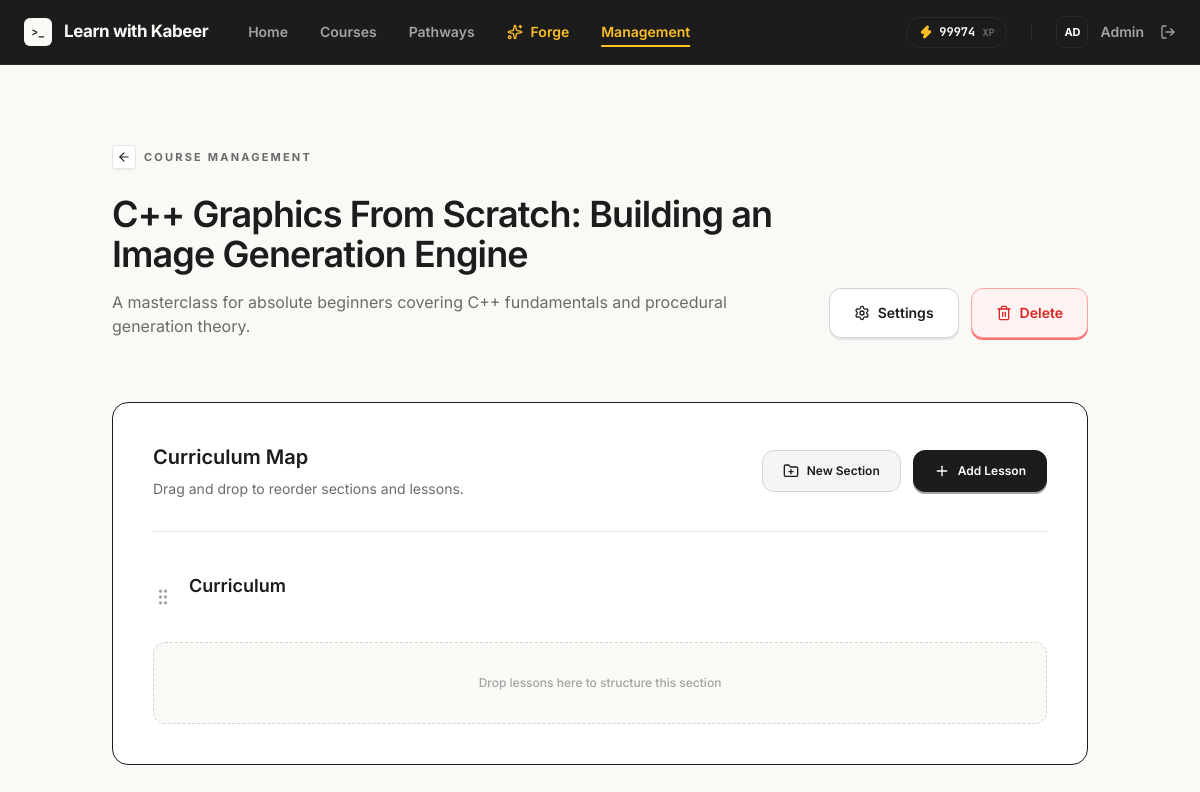
Page /admin/courses/1/manage (signed in) on the committed database.
### tables this page shows
CREATE TABLE users (
            id INTEGER PRIMARY KEY AUTOINCREMENT,
            name TEXT NOT NULL,
            email TEXT NOT NULL UNIQUE,
            password_hash TEXT NOT NULL,
            is_admin INTEGER NOT NULL DEFAULT 0,
            created_at TEXT NOT NULL DEFAULT CURRENT_TIMESTAMP,
            total_xp INTEGER NOT NULL DEFAULT 0
        , is_pro INTEGER NOT NULL DEFAULT 0);

CREATE TABLE courses (
            id INTEGER PRIMARY KEY AUTOINCREMENT,
            slug TEXT NOT NULL UNIQUE,
            title TEXT NOT NULL,
            subtitle TEXT NOT NULL,
            level TEXT NOT NULL,
            status TEXT NOT NULL DEFAULT 'active'
        , user_id INTEGER REFERENCES users(id) ON DELETE CASCADE);

CREATE TABLE sections (
            id INTEGER PRIMARY KEY AUTOINCREMENT,
            course_id INTEGER NOT NULL,
            title TEXT NOT NULL,
            description TEXT,
            number INTEGER NOT NULL,
            background TEXT,
            FOREIGN KEY (course_id) REFERENCES courses (id) ON DELETE CASCADE,
            UNIQUE (course_id, number)
        );

### app.py (the view)
@app.route("/admin/courses/<int:course_id>/manage")
@login_required
@admin_required
def admin_course_manage(course_id):
    course = database.get_course_by_id(course_id)
    if not course:
        abort(404)
    overview = database.get_course_overview(g.user, course["slug"])
    return render_template("admin/course_manage.html", **overview)

### app.py (called while the page is built)
def login_required(view):
    @wraps(view)
    def wrapped_view(**kwargs):
        if g.user is None:
            flash("Sign in to save your progress.", "info")
            return redirect(url_for("login", next=request.path))
        return view(**kwargs)
    return wrapped_view

def admin_required(view):
    @wraps(view)
    def wrapped_view(**kwargs):
        if g.user is None or not g.user["is_admin"]:
            abort(403)
        return view(**kwargs)
    return wrapped_view

@app.before_request
def load_logged_in_user():
    user_id = session.get("user_id")
    g.user = database.get_user_by_id(user_id) if user_id else None

@app.context_processor
def inject_template_helpers():
    return {
        "current_user": g.get("user"),
        "lesson_url": lesson_url,
    }

### database.py (called while the page is built)
def get_db():
    if "db" not in g:
        g.db = sqlite3.connect(current_app.config["DATABASE"])
        g.db.row_factory = sqlite3.Row
        g.db.execute("PRAGMA foreign_keys = ON")
    return g.db

def get_user_by_id(user_id):
    return get_db().execute("SELECT * FROM users WHERE id = ?", (user_id,)).fetchone()

def get_progress(user_id, course_id):
    return get_db().execute(
        "SELECT * FROM progress WHERE user_id = ? AND course_id = ?",
        (user_id, course_id),
    ).fetchone()

def get_course_by_id(course_id):
    return get_db().execute("SELECT * FROM courses WHERE id = ?", (course_id,)).fetchone()

### templates/admin/course_manage.html (shortened to what this page needs)
{% extends "base.html" %}
{% block content %}
<main class="flex-1 overflow-y-auto bg-[#FAF9F6] font-sans selection:bg-[#1C1C1C] selection:text-white pb-20">
    <div class="mx-auto max-w-5xl px-6 py-12 md:py-20">
        <header class="mb-16 flex flex-col items-start justify-between gap-8 md:flex-row md:items-end">
            <div class="max-w-2xl">
                <div class="mb-6">
                    <a href="{{ url_for('admin_dashboard') }}" class="group inline-flex items-center gap-2 text-[11px] font-bold uppercase tracking-[0.2em] text-[#6B6B6B] transition-colors hover:text-[#1C1C1C]">
                        <span class="flex h-6 w-6 items-center justify-center rounded border border-[#E5E5E5] bg-white text-[#1C1C1C] shadow-sm transition-transform group-hover:scale-110">
                            <i data-lucide="arrow-left" class="h-3.5 w-3.5"></i>
                        </span>
                        Course Management
                    </a>
                </div>
                <h1 class="text-3xl font-semibold tracking-tight text-[#1C1C1C] sm:text-4xl">
                    {{ course.title }}
                </h1>
                <p class="mt-4 text-base text-[#6B6B6B]">
                    {{ course.subtitle }}
                </p>
            </div>
            <div class="flex w-full flex-col sm:w-auto sm:flex-row items-center gap-3">
                <a href="{{ url_for('admin_course_edit', course_id=course.id) }}" class="flex w-full sm:w-auto items-center justify-center gap-2 rounded-xl border border-[#D4D4D8] bg-white px-6 py-3.5 text-sm font-semibold text-[#1C1C1C] shadow-[0_2px_0_0_#E5E5E5] transition-all hover:translate-y-[1px] hover:shadow-[0_1px_0_0_#E5E5E5] active:translate-y-[2px] active:shadow-none focus:outline-none">
                    <i data-lucide="settings" class="h-4 w-4"></i> Settings
                </a>
                <form action="{{ url_for('admin_course_delete', course_id=course.id) }}" method="post" class="w-full sm:w-auto" onsubmit="return confirm('Delete course &quot;{{ course.title }}&quot;?')">
                    <button type="submit" class="flex w-full items-center justify-center gap-2 rounded-xl border border-[#FCA5A5] bg-[#FEF2F2] px-6 py-3.5 text-sm font-semibold text-[#DC2626] shadow-[0_2px_0_0_#F87171] transition-all hover:translate-y-[1px] hover:shadow-[0_1px_0_0_#F87171] active:translate-y-[2px] active:shadow-none focus:outline-none">
                        <i data-lucide="trash-2" class="h-4 w-4"></i> Delete
                    </button>
                </form>
            </div>
        </header>
        <section class="rounded-2xl border border-[#1C1C1C] bg-white overflow-hidden">
            <div class="p-6 sm:p-10">
                <header class="mb-10 flex flex-col gap-6 sm:flex-row sm:items-center sm:justify-between border-b border-[#E5E5E5] pb-8">
                    <div>
                        <h2 class="text-xl font-semibold text-[#1C1C1C]">Curriculum Map</h2>
                        <p class="mt-2 text-sm text-[#6B6B6B]">Drag and drop to reorder sections and lessons.</p>
                    </div>
                    <div class="flex items-center gap-3">
                        <button onclick="quickAddSection({{ course.id }})" class="flex items-center gap-2 rounded-xl border border-[#D4D4D8] bg-[#F5F5F5] px-5 py-3 text-xs font-semibold text-[#1C1C1C] transition-all hover:bg-[#E5E5E5]">
                            <i data-lucide="folder-plus" class="w-4 h-4"></i> New Section
                        </button>
                        <a href="{{ url_for('admin_lesson_new', course_id=course.id) }}" class="flex items-center gap-2 rounded-xl border border-[#1C1C1C] bg-[#1C1C1C] px-5 py-3 text-xs font-semibold text-white shadow-[0_2px_0_0_#A3A3A3] transition-all hover:translate-y-[1px] hover:shadow-[0_1px_0_0_#A3A3A3] active:translate-y-[2px] active:shadow-none focus:outline-none">
                            <i data-lucide="plus" class="w-4 h-4"></i> Add Lesson
                        </a>
                    </div>
                </header>
                <div class="sections-container space-y-12" data-course-id="{{ course.id }}">
                    {% for section in sections %}
                        <div class="section-group" data-section-id="{{ section.id if section.id else 'null' }}">
                            <div class="mb-5 flex flex-col sm:flex-row sm:items-center justify-between gap-4 group/sec">
                                <div class="flex items-center gap-3">
                                    <div class="section-grip cursor-grab active:cursor-grabbing text-[#A3A3A3] hover:text-[#1C1C1C] transition-colors p-1 -ml-1 rounded-md hover:bg-[#F5F5F5]">
                                        <i data-lucide="grip-vertical" class="h-5 w-5"></i>
                                    </div>
                                    <div>
                                        <h3 class="text-lg font-semibold text-[#1C1C1C] cursor-pointer hover:text-[#6B6B6B] transition-colors inline-block"
                                            data-number="{{ section.number }}"
                                            ondblclick="editSectionTitle(this, {{ section.id if section.id else 'null' }})">
                                            {{ section.title }}
                                        </h3>
                                        {% if section.id %}
                                        <div class="flex items-center gap-2 mt-1">
                                        </div>
                                        {% endif %}
                                    </div>
                                </div>
                            </div>
                            <div class="lessons-list grid gap-3 min-h-[50px] rounded-xl transition-colors" data-section-id="{{ section.id if section.id else 'null' }}">
                                {% if section.lessons %}
                                    {% for lesson in section.lessons %}
                                        <div class="group flex items-center justify-between rounded-xl border border-[#1C1C1C] bg-white px-5 py-4 transition-all duration-200 ease-out hover:-translate-y-1 hover:translate-x-1 hover:shadow-[-4px_4px_0_0_#1C1C1C]" data-lesson-id="{{ lesson.id }}">
                                            <div class="flex items-center gap-4">
                                                <div class="lesson-grip cursor-grab active:cursor-grabbing text-[#A3A3A3] group-hover:text-[#1C1C1C] transition-colors p-1 -ml-1 rounded-md hover:bg-[#F5F5F5]">
                                                    <i data-lucide="grip-vertical" class="h-4 w-4"></i>
                                                </div>
                                                <span class="font-mono text-xs font-semibold text-[#A3A3A3] tabular-nums">{{ "%02d" % lesson.number }}</span>
                                                <span class="text-sm font-semibold text-[#1C1C1C]">{{ lesson.title }}</span>
                                            </div>
                                            <div class="flex items-center gap-4 opacity-0 transition-opacity group-hover:opacity-100">
                                                <a href="{{ url_for('admin_lesson_edit', lesson_id=lesson.id) }}" class="text-[11px] font-semibold text-[#6B6B6B] hover:text-[#1C1C1C] transition-colors">Edit</a>
                                                <form action="{{ url_for('admin_lesson_delete', lesson_id=lesson.id) }}" method="post" class="inline">
                                                    <button type="submit" class="text-[11px] font-semibold text-[#DC2626] hover:text-[#991B1B] transition-colors">Delete</button>
                                                </form>
                                            </div>
                                        </div>
                                    {% endfor %}
                                {% else %}
                                    <div class="empty-placeholder flex items-center justify-center py-8 text-center text-xs font-medium text-[#A3A3A3] border border-dashed border-[#D4D4D8] rounded-xl bg-[#FAF9F6]">
                                        Drop lessons here to structure this section
                                    </div>
                                {% endif %}
                            </div>
                        </div>
                    {% endfor %}
                </div>
            </div>
        </section>
    </div>
</main>
{% endblock %}

### templates/base.html (shortened to what this page needs)
<!DOCTYPE html>
<html lang="en">
<head>
    <script src="https://cdn.tailwindcss.com?plugins=typography"></script>
</head>
<body class="h-screen overflow-hidden bg-gray-50 text-gray-900 font-sans antialiased flex flex-col">
    <nav class="sticky top-0 z-50 flex-none border-b border-[#2A2A2A] bg-[#1C1C1C] px-6 transition-all duration-300">
        <div class="mx-auto flex h-16 max-w-6xl items-center justify-between">
            <div class="flex items-center gap-10">
                <a href="/" class="flex items-center gap-3 group" aria-label="Learn with Kabeer home">
                    <div class="flex h-7 w-7 items-center justify-center rounded-[6px] bg-[#FAF9F6] font-mono text-[11px] font-bold text-[#1C1C1C] transition-transform duration-200 group-hover:scale-105">
                        &gt;_
                    </div>
                    <span class="font-sans text-[17px] font-bold tracking-tight text-[#FAF9F6]">Learn with Kabeer</span>
                </a>
                <div class="hidden items-center gap-8 text-sm font-semibold text-[#A3A3A3] md:flex">
                    {% if current_user %}
                        <a href="{{ url_for('home') }}" class="transition-colors hover:text-[#FAF9F6] {% if request.endpoint == 'home' %}text-[#FAF9F6]{% endif %}">Home</a>
                        <a href="{{ url_for('courses') }}" class="transition-colors hover:text-[#FAF9F6] {% if request.endpoint == 'courses' %}text-[#FAF9F6]{% endif %}">Courses</a>
                        <a href="{{ url_for('career_paths') }}" class="transition-colors hover:text-[#FAF9F6] {% if request.endpoint == 'career_paths' %}text-[#FAF9F6]{% endif %}">Pathways</a>
                        <a href="{{ url_for('cod_interface') }}" class="flex items-center gap-2 text-amber-400 transition-colors hover:text-amber-300 {% if request.endpoint == 'cod_interface' %}text-amber-300{% endif %}">
                            <i data-lucide="sparkles" class="h-4 w-4"></i>
                            <span>Forge</span>
                        </a>
                        {% if current_user['is_admin'] %}
                            <a href="{{ url_for('admin_dashboard') }}" class="text-amber-400 transition-colors hover:text-amber-300 {% if request.endpoint and request.endpoint.startswith('admin_') %}text-amber-300 underline underline-offset-8 decoration-2{% endif %}">Management</a>
                        {% endif %}
                    {% endif %}
                </div>
            </div>
            <div class="flex items-center gap-6">
                <div class="flex items-center gap-6 text-sm font-semibold text-[#A3A3A3]">
                    {% if current_user %}
                        <div class="hidden items-center gap-4 md:flex">
                            <div class="xp-pill flex items-center gap-1.5 rounded-full border border-[#2A2A2A] bg-[#1C1C1C] px-3 py-1.5 shadow-inner transition-all duration-300">
                                <i data-lucide="zap" class="h-3.5 w-3.5 fill-amber-400 text-amber-400"></i>
                                <span class="font-mono text-xs font-bold text-white"><span class="xp-value">{{ current_user['total_xp'] }}</span> <span class="text-[10px] text-[#6B6B6B]">XP</span></span>
                            </div>
                        </div>
                        <div class="flex items-center gap-4">
                            <a href="{{ url_for('settings') }}" class="group flex items-center gap-3 transition-colors hover:text-white">
                                <div class="flex h-8 w-8 items-center justify-center rounded-lg border border-[#2A2A2A] bg-[#1C1C1C] text-[11px] font-bold text-white transition-all group-hover:border-white/20">
                                    {{ current_user['name'][:2].upper() }}
                                </div>
                                <span class="text-sm font-semibold">{{ current_user["name"].split(' ')[0] }}</span>
                            </a>
                            <form action="{{ url_for('logout') }}" method="post" class="inline">
                                <button type="submit" class="flex items-center gap-2 transition-colors hover:text-[#FAF9F6]" title="Sign Out">
                                    <i data-lucide="log-out" class="h-4 w-4"></i>
                                </button>
                            </form>
                        </div>
                    {% endif %}
                </div>
            </div>
        </div>
    </nav>
    {% block content %}{% endblock %}
</body>
</html>

### templates/base.html (style rules this page uses)
html { scroll-behavior: smooth; font-feature-settings: "ss03", "cv11"; }

### rows in the picture
users: total_xp "99974", name "AD", name "Admin"
courses: title "C++ Graphics From Scratch: Building an Image Generation Engine", subtitle "A masterclass for absolute beginners covering C++ fundamentals and procedural generation theory."
sections: title "Curriculum"
